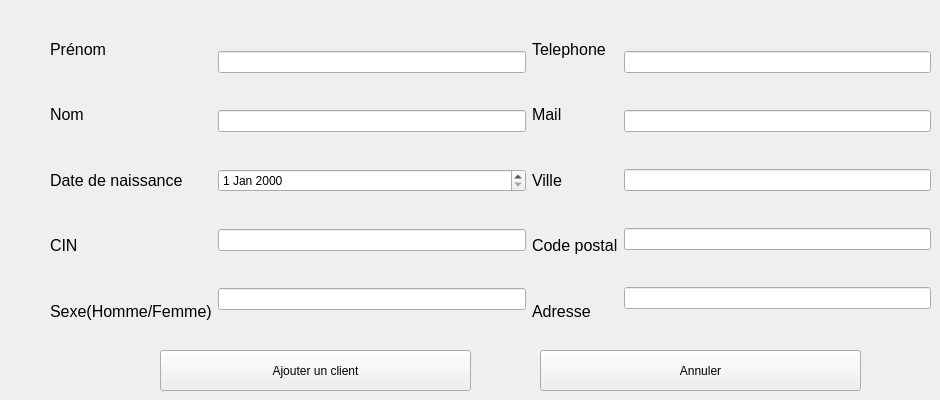
      <widget class="QWidget" name="page_14">
       <widget class="QPushButton" name="Annuler_client">
        <property name="geometry">
         <rect>
          <x>540</x>
          <y>350</y>
          <width>321</width>
          <height>41</height>
         </rect>
        </property>
        <property name="styleSheet">
         <string notr="true">backgroun-color:tan;</string>
        </property>
        <property name="text">
         <string>Annuler</string>
        </property>
       </widget>
       <widget class="QWidget" name="layoutWidget">
        <property name="geometry">
         <rect>
          <x>50</x>
          <y>20</y>
          <width>881</width>
          <height>321</height>
         </rect>
        </property>
        <layout class="QHBoxLayout" name="horizontalLayout_2">
         <item>
          <layout class="QVBoxLayout" name="verticalLayout_2">
           <item>
            <widget class="QLabel" name="prenom_cl">
             <property name="text">
              <string>&lt;html&gt;&lt;head/&gt;&lt;body&gt;&lt;p&gt;&lt;span style=&quot; font-size:12pt;&quot;&gt;Prénom&lt;/span&gt;&lt;/p&gt;&lt;/body&gt;&lt;/html&gt;</string>
             </property>
            </widget>
           </item>
           <item>
            <widget class="QLabel" name="nom_cl">
             <property name="text">
              <string>&lt;html&gt;&lt;head/&gt;&lt;body&gt;&lt;p&gt;&lt;span style=&quot; font-size:12pt;&quot;&gt;Nom&lt;/span&gt;&lt;/p&gt;&lt;/body&gt;&lt;/html&gt;</string>
             </property>
            </widget>
           </item>
           <item>
            <widget class="QLabel" name="date_naissance_cl">
             <property name="text">
              <string>&lt;html&gt;&lt;head/&gt;&lt;body&gt;&lt;p&gt;&lt;span style=&quot; font-size:12pt;&quot;&gt;Date de naissance &lt;/span&gt;&lt;/p&gt;&lt;/body&gt;&lt;/html&gt;</string>
             </property>
            </widget>
           </item>
           <item>
            <widget class="QLabel" name="Cin_cl">
             <property name="text">
              <string>&lt;html&gt;&lt;head/&gt;&lt;body&gt;&lt;p&gt;&lt;span style=&quot; font-size:12pt;&quot;&gt;CIN&lt;/span&gt;&lt;/p&gt;&lt;/body&gt;&lt;/html&gt;</string>
             </property>
            </widget>
           </item>
           <item>
            <widget class="QLabel" name="sexe_cl">
             <property name="text">
              <string>&lt;html&gt;&lt;head/&gt;&lt;body&gt;&lt;p&gt;&lt;span style=&quot; font-size:12pt;&quot;&gt;Sexe(Homme/Femme)&lt;/span&gt;&lt;/p&gt;&lt;/body&gt;&lt;/html&gt;</string>
             </property>
            </widget>
           </item>
          </layout>
         </item>
         <item>
          <layout class="QHBoxLayout" name="horizontalLayout">
           <item>
            <layout class="QVBoxLayout" name="verticalLayout_7">
             <item>
              <widget class="QLineEdit" name="prenom_client"/>
             </item>
             <item>
              <widget class="QLineEdit" name="nom_client"/>
             </item>
             <item>
              <widget class="QDateEdit" name="date_naissance_client"/>
             </item>
             <item>
              <widget class="QLineEdit" name="CIN_client"/>
             </item>
             <item>
              <widget class="QLineEdit" name="sexe_client"/>
             </item>
            </layout>
           </item>
           <item>
            <layout class="QVBoxLayout" name="verticalLayout">
             <item>
              <widget class="QLabel" name="tel_cl">
               <property name="text">
                <string>&lt;html&gt;&lt;head/&gt;&lt;body&gt;&lt;p&gt;&lt;span style=&quot; font-size:12pt;&quot;&gt;Telephone&lt;/span&gt;&lt;/p&gt;&lt;/body&gt;&lt;/html&gt;</string>
               </property>
              </widget>
             </item>
             <item>
              <widget class="QLabel" name="mail_cl">
               <property name="text">
                <string>&lt;html&gt;&lt;head/&gt;&lt;body&gt;&lt;p&gt;&lt;span style=&quot; font-size:12pt;&quot;&gt;Mail&lt;/span&gt;&lt;/p&gt;&lt;/body&gt;&lt;/html&gt;</string>
               </property>
              </widget>
             </item>
             <item>
              <widget class="QLabel" name="ville_cl">
               <property name="text">
                <string>&lt;html&gt;&lt;head/&gt;&lt;body&gt;&lt;p&gt;&lt;span style=&quot; font-size:12pt;&quot;&gt;Ville&lt;/span&gt;&lt;/p&gt;&lt;/body&gt;&lt;/html&gt;</string>
               </property>
              </widget>
             </item>
             <item>
              <widget class="QLabel" name="code_postal_cl">
               <property name="text">
                <string>&lt;html&gt;&lt;head/&gt;&lt;body&gt;&lt;p&gt;&lt;span style=&quot; font-size:12pt;&quot;&gt;Code postal&lt;/span&gt;&lt;/p&gt;&lt;/body&gt;&lt;/html&gt;</string>
               </property>
              </widget>
             </item>
             <item>
              <widget class="QLabel" name="adresse_cl">
               <property name="text">
                <string>&lt;html&gt;&lt;head/&gt;&lt;body&gt;&lt;p&gt;&lt;span style=&quot; font-size:12pt;&quot;&gt;Adresse&lt;/span&gt;&lt;/p&gt;&lt;/body&gt;&lt;/html&gt;</string>
               </property>
              </widget>
             </item>
            </layout>
           </item>
           <item>
            <layout class="QVBoxLayout" name="verticalLayout_8">
             <item>
              <widget class="QLineEdit" name="telephone_client"/>
             </item>
             <item>
              <widget class="QLineEdit" name="mail_client"/>
             </item>
             <item>
              <widget class="QLineEdit" name="ville_client"/>
             </item>
             <item>
              <widget class="QLineEdit" name="code_client"/>
             </item>
             <item>
              <widget class="QLineEdit" name="adresse_client"/>
             </item>
            </layout>
           </item>
          </layout>
         </item>
        </layout>
       </widget>
       <widget class="QPushButton" name="Ajouter_client">
        <property name="geometry">
         <rect>
          <x>160</x>
          <y>350</y>
          <width>311</width>
          <height>41</height>
         </rect>
        </property>
        <property name="styleSheet">
         <string notr="true">backgroun-color:tan;</string>
        </property>
        <property name="text">
         <string>Ajouter un client</string>
        </property>
       </widget>
      </widget>
